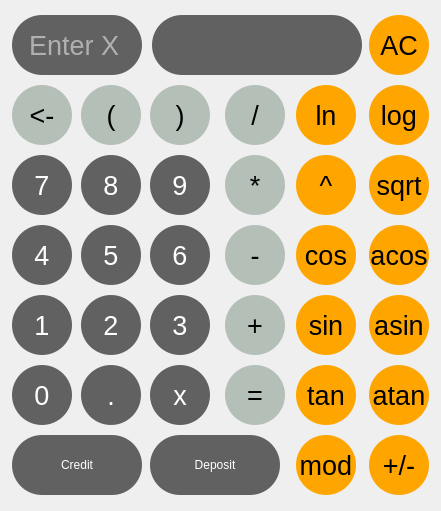
   <widget class="QWidget" name="gridLayoutWidget_7">
    <property name="geometry">
     <rect>
      <x>30</x>
      <y>120</y>
      <width>441</width>
      <height>511</height>
     </rect>
    </property>
    <layout class="QGridLayout" name="gridLayout_7">
     <item row="2" column="1">
      <widget class="QPushButton" name="pushButton_8">
       <property name="enabled">
        <bool>true</bool>
       </property>
       <property name="font">
        <font>
         <pointsize>20</pointsize>
        </font>
       </property>
       <property name="styleSheet">
        <string notr="true">QPushButton {
background-color: rgb(98, 97, 98);
 color: white;
 border-radius:30px;
 max-width:60px;
 max-height:60px;
 min-width:60px;
 min-height:60px;
}

QPushButton:pressed {
    padding-top: 3px;
    padding-left: 3px;
    background-color: rgb(65, 65, 66)
}</string>
       </property>
       <property name="text">
        <string>8</string>
       </property>
       <property name="iconSize">
        <size>
         <width>10</width>
         <height>10</height>
        </size>
       </property>
      </widget>
     </item>
     <item row="4" column="4">
      <widget class="QPushButton" name="pushButton_sin">
       <property name="enabled">
        <bool>true</bool>
       </property>
       <property name="font">
        <font>
         <pointsize>20</pointsize>
        </font>
       </property>
       <property name="styleSheet">
        <string notr="true">QPushButton {
 background-color: orange;
 color: black;
 border-radius:30px;
 max-width:60px;
 max-height:60px;
 min-width:60px;
 min-height:60px;
}

QPushButton:pressed {
    padding-top: 3px;
    padding-left: 3px;
    background-color: rgb(217, 130, 17)
}</string>
       </property>
       <property name="text">
        <string>sin</string>
       </property>
       <property name="iconSize">
        <size>
         <width>10</width>
         <height>10</height>
        </size>
       </property>
      </widget>
     </item>
     <item row="5" column="0">
      <widget class="QPushButton" name="pushButton_0">
       <property name="enabled">
        <bool>true</bool>
       </property>
       <property name="font">
        <font>
         <pointsize>20</pointsize>
        </font>
       </property>
       <property name="styleSheet">
        <string notr="true">QPushButton {
 background-color: rgb(98, 97, 98);
 color: white;
 border-radius:30px;
 max-width:60px;
 max-height:60px;
 min-width:60px;
 min-height:60px;
}

QPushButton:pressed {
    padding-top: 3px;
    padding-left: 3px;
    background-color: rgb(65, 65, 66)
}</string>
       </property>
       <property name="text">
        <string>0</string>
       </property>
       <property name="iconSize">
        <size>
         <width>10</width>
         <height>10</height>
        </size>
       </property>
      </widget>
     </item>
     <item row="1" column="5">
      <widget class="QPushButton" name="pushButton_log">
       <property name="enabled">
        <bool>true</bool>
       </property>
       <property name="font">
        <font>
         <pointsize>20</pointsize>
        </font>
       </property>
       <property name="styleSheet">
        <string notr="true">QPushButton {
 background-color: orange;
 color: black;
 border-radius:30px;
 max-width:60px;
 max-height:60px;
 min-width:60px;
 min-height:60px;
}

QPushButton:pressed {
    padding-top: 3px;
    padding-left: 3px;
    background-color: rgb(217, 130, 17)
}</string>
       </property>
       <property name="text">
        <string>log</string>
       </property>
       <property name="iconSize">
        <size>
         <width>10</width>
         <height>10</height>
        </size>
       </property>
      </widget>
     </item>
     <item row="5" column="5">
      <widget class="QPushButton" name="pushButton_atan">
       <property name="enabled">
        <bool>true</bool>
       </property>
       <property name="font">
        <font>
         <pointsize>20</pointsize>
        </font>
       </property>
       <property name="styleSheet">
        <string notr="true">QPushButton {
 background-color: orange;
 color: black;
 border-radius:30px;
 max-width:60px;
 max-height:60px;
 min-width:60px;
 min-height:60px;
}

QPushButton:pressed {
    padding-top: 3px;
    padding-left: 3px;
    background-color: rgb(217, 130, 17)
}</string>
       </property>
       <property name="text">
        <string>atan</string>
       </property>
       <property name="iconSize">
        <size>
         <width>10</width>
         <height>10</height>
        </size>
       </property>
      </widget>
     </item>
     <item row="4" column="0">
      <widget class="QPushButton" name="pushButton_1">
       <property name="enabled">
        <bool>true</bool>
       </property>
       <property name="font">
        <font>
         <pointsize>20</pointsize>
        </font>
       </property>
       <property name="styleSheet">
        <string notr="true">QPushButton {
background-color: rgb(98, 97, 98);
 color: white;;
 border-radius:30px;
 max-width:60px;
 max-height:60px;
 min-width:60px;
 min-height:60px;
}

QPushButton:pressed {
    padding-top: 3px;
    padding-left: 3px;
    background-color: rgb(65, 65, 66)
}</string>
       </property>
       <property name="text">
        <string>1</string>
       </property>
       <property name="iconSize">
        <size>
         <width>10</width>
         <height>10</height>
        </size>
       </property>
      </widget>
     </item>
     <item row="3" column="1">
      <widget class="QPushButton" name="pushButton_5">
       <property name="enabled">
        <bool>true</bool>
       </property>
       <property name="font">
        <font>
         <pointsize>20</pointsize>
        </font>
       </property>
       <property name="styleSheet">
        <string notr="true">QPushButton {
background-color: rgb(98, 97, 98);
 color: white;
 border-radius:30px;
 max-width:60px;
 max-height:60px;
 min-width:60px;
 min-height:60px;
}

QPushButton:pressed {
    padding-top: 3px;
    padding-left: 3px;
    background-color: rgb(65, 65, 66)
}</string>
       </property>
       <property name="text">
        <string>5</string>
       </property>
       <property name="iconSize">
        <size>
         <width>10</width>
         <height>10</height>
        </size>
       </property>
      </widget>
     </item>
     <item row="5" column="1">
      <widget class="QPushButton" name="pushButton_point">
       <property name="enabled">
        <bool>true</bool>
       </property>
       <property name="font">
        <font>
         <pointsize>20</pointsize>
        </font>
       </property>
       <property name="styleSheet">
        <string notr="true">QPushButton {
background-color: rgb(98, 97, 98);
 color: white;;
 border-radius:30px;
 max-width:60px;
 max-height:60px;
 min-width:60px;
 min-height:60px;
}

QPushButton:pressed {
    padding-top: 3px;
    padding-left: 3px;
    background-color: rgb(65, 65, 66)
}</string>
       </property>
       <property name="text">
        <string>.</string>
       </property>
       <property name="iconSize">
        <size>
         <width>10</width>
         <height>10</height>
        </size>
       </property>
      </widget>
     </item>
     <item row="2" column="5">
      <widget class="QPushButton" name="pushButton_sqrt">
       <property name="enabled">
        <bool>true</bool>
       </property>
       <property name="font">
        <font>
         <pointsize>20</pointsize>
        </font>
       </property>
       <property name="styleSheet">
        <string notr="true">QPushButton {
 background-color: orange;
 color: black;
 border-radius:30px;
 max-width:60px;
 max-height:60px;
 min-width:60px;
 min-height:60px;
}

QPushButton:pressed {
    padding-top: 3px;
    padding-left: 3px;
    background-color: rgb(217, 130, 17)
}</string>
       </property>
       <property name="text">
        <string>sqrt</string>
       </property>
       <property name="iconSize">
        <size>
         <width>10</width>
         <height>10</height>
        </size>
       </property>
      </widget>
     </item>
     <item row="4" column="1">
      <widget class="QPushButton" name="pushButton_2">
       <property name="enabled">
        <bool>true</bool>
       </property>
       <property name="font">
        <font>
         <pointsize>20</pointsize>
        </font>
       </property>
       <property name="styleSheet">
        <string notr="true">QPushButton {
background-color: rgb(98, 97, 98);
 color: white;;
 border-radius:30px;
 max-width:60px;
 max-height:60px;
 min-width:60px;
 min-height:60px;
}

QPushButton:pressed {
    padding-top: 3px;
    padding-left: 3px;
    background-color: rgb(65, 65, 66)
}</string>
       </property>
       <property name="text">
        <string>2</string>
       </property>
       <property name="iconSize">
        <size>
         <width>10</width>
         <height>10</height>
        </size>
       </property>
      </widget>
     </item>
     <item row="3" column="2">
      <widget class="QPushButton" name="pushButton_6">
       <property name="enabled">
        <bool>true</bool>
       </property>
       <property name="font">
        <font>
         <pointsize>20</pointsize>
        </font>
       </property>
       <property name="styleSheet">
        <string notr="true">QPushButton {
background-color: rgb(98, 97, 98);
 color: white;
 border-radius:30px;
 max-width:60px;
 max-height:60px;
 min-width:60px;
 min-height:60px;
}

QPushButton:pressed {
    padding-top: 3px;
    padding-left: 3px;
    background-color: rgb(65, 65, 66)
}</string>
       </property>
       <property name="text">
        <string>6</string>
       </property>
       <property name="iconSize">
        <size>
         <width>10</width>
         <height>10</height>
        </size>
       </property>
      </widget>
     </item>
     <item row="3" column="4">
      <widget class="QPushButton" name="pushButton_cos">
       <property name="enabled">
        <bool>true</bool>
       </property>
       <property name="font">
        <font>
         <pointsize>20</pointsize>
        </font>
       </property>
       <property name="styleSheet">
        <string notr="true">QPushButton {
 background-color: orange;
 color: black;
 border-radius:30px;
 max-width:60px;
 max-height:60px;
 min-width:60px;
 min-height:60px;
}

QPushButton:pressed {
    padding-top: 3px;
    padding-left: 3px;
    background-color: rgb(217, 130, 17)
}</string>
       </property>
       <property name="text">
        <string>cos</string>
       </property>
       <property name="iconSize">
        <size>
         <width>10</width>
         <height>10</height>
        </size>
       </property>
      </widget>
     </item>
     <item row="0" column="5">
      <widget class="QPushButton" name="pushButton_AC">
       <property name="enabled">
        <bool>true</bool>
       </property>
       <property name="font">
        <font>
         <pointsize>20</pointsize>
        </font>
       </property>
       <property name="styleSheet">
        <string notr="true">QPushButton {
 background-color: orange;
 color: black;
 border-radius:30px;
 max-width:60px;
 max-height:60px;
 min-width:60px;
 min-height:60px;
}

QPushButton:pressed {
    padding-top: 3px;
    padding-left: 3px;
    background-color: rgb(217, 130, 17)
}</string>
       </property>
       <property name="text">
        <string>AC</string>
       </property>
       <property name="iconSize">
        <size>
         <width>10</width>
         <height>10</height>
        </size>
       </property>
      </widget>
     </item>
     <item row="2" column="2">
      <widget class="QPushButton" name="pushButton_9">
       <property name="enabled">
        <bool>true</bool>
       </property>
       <property name="font">
        <font>
         <pointsize>20</pointsize>
        </font>
       </property>
       <property name="styleSheet">
        <string notr="true">QPushButton {
background-color: rgb(98, 97, 98);
 color: white;
 border-radius:30px;
 max-width:60px;
 max-height:60px;
 min-width:60px;
 min-height:60px;
}

QPushButton:pressed {
    padding-top: 3px;
    padding-left: 3px;
    background-color: rgb(65, 65, 66)
}</string>
       </property>
       <property name="text">
        <string>9</string>
       </property>
       <property name="iconSize">
        <size>
         <width>10</width>
         <height>10</height>
        </size>
       </property>
      </widget>
     </item>
     <item row="1" column="3">
      <widget class="QPushButton" name="pushButton_div">
       <property name="enabled">
        <bool>true</bool>
       </property>
       <property name="font">
        <font>
         <pointsize>20</pointsize>
        </font>
       </property>
       <property name="styleSheet">
        <string notr="true">QPushButton {
 background-color: rgb(179, 191, 183);
 color: black;
 border-radius:30px;
 max-width:60px;
 max-height:60px;
 min-width:60px;
 min-height:60px;
}

QPushButton:pressed {
    padding-top: 3px;
    padding-left: 3px;
    background-color: rgb(169, 167, 170)
}</string>
       </property>
       <property name="text">
        <string>/</string>
       </property>
       <property name="iconSize">
        <size>
         <width>10</width>
         <height>10</height>
        </size>
       </property>
      </widget>
     </item>
     <item row="6" column="4">
      <widget class="QPushButton" name="pushButton_mod">
       <property name="enabled">
        <bool>true</bool>
       </property>
       <property name="font">
        <font>
         <pointsize>20</pointsize>
        </font>
       </property>
       <property name="styleSheet">
        <string notr="true">QPushButton {
 background-color: orange;
 color: black;
 border-radius:30px;
 max-width:60px;
 max-height:60px;
 min-width:60px;
 min-height:60px;
}

QPushButton:pressed {
    padding-top: 3px;
    padding-left: 3px;
    background-color: rgb(217, 130, 17)
}</string>
       </property>
       <property name="text">
        <string>mod</string>
       </property>
       <property name="iconSize">
        <size>
         <width>10</width>
         <height>10</height>
        </size>
       </property>
      </widget>
     </item>
     <item row="1" column="1">
      <widget class="QPushButton" name="pushButton_opening_bracket">
       <property name="enabled">
        <bool>true</bool>
       </property>
       <property name="font">
        <font>
         <pointsize>20</pointsize>
        </font>
       </property>
       <property name="styleSheet">
        <string notr="true">QPushButton {
 background-color: rgb(179, 191, 183);
 color: black;
 border-radius:30px;
 max-width:60px;
 max-height:60px;
 min-width:60px;
 min-height:60px;
}

QPushButton:pressed {
    padding-top: 3px;
    padding-left: 3px;
    background-color: rgb(169, 167, 170)
}</string>
       </property>
       <property name="text">
        <string>(</string>
       </property>
       <property name="iconSize">
        <size>
         <width>10</width>
         <height>10</height>
        </size>
       </property>
      </widget>
     </item>
     <item row="4" column="3">
      <widget class="QPushButton" name="pushButton_plus">
       <property name="enabled">
        <bool>true</bool>
       </property>
       <property name="font">
        <font>
         <pointsize>20</pointsize>
        </font>
       </property>
       <property name="styleSheet">
        <string notr="true">QPushButton {
 background-color: rgb(179, 191, 183);
 color: black;
 border-radius:30px;
 max-width:60px;
 max-height:60px;
 min-width:60px;
 min-height:60px;
}

QPushButton:pressed {
    padding-top: 3px;
    padding-left: 3px;
    background-color: rgb(169, 167, 170)
}</string>
       </property>
       <property name="text">
        <string>+</string>
       </property>
       <property name="iconSize">
        <size>
         <width>10</width>
         <height>10</height>
        </size>
       </property>
      </widget>
     </item>
     <item row="5" column="4">
      <widget class="QPushButton" name="pushButton_tan">
       <property name="enabled">
        <bool>true</bool>
       </property>
       <property name="font">
        <font>
         <pointsize>20</pointsize>
        </font>
       </property>
       <property name="styleSheet">
        <string notr="true">QPushButton {
 background-color: orange;
 color: black;
 border-radius:30px;
 max-width:60px;
 max-height:60px;
 min-width:60px;
 min-height:60px;
}

QPushButton:pressed {
    padding-top: 3px;
    padding-left: 3px;
    background-color: rgb(217, 130, 17)
}</string>
       </property>
       <property name="text">
        <string>tan</string>
       </property>
       <property name="iconSize">
        <size>
         <width>10</width>
         <height>10</height>
        </size>
       </property>
      </widget>
     </item>
     <item row="2" column="3">
      <widget class="QPushButton" name="pushButton_mul">
       <property name="enabled">
        <bool>true</bool>
       </property>
       <property name="font">
        <font>
         <pointsize>20</pointsize>
        </font>
       </property>
       <property name="styleSheet">
        <string notr="true">QPushButton {
 background-color: rgb(179, 191, 183);
 color: black;
 border-radius:30px;
 max-width:60px;
 max-height:60px;
 min-width:60px;
 min-height:60px;
}

QPushButton:pressed {
    padding-top: 3px;
    padding-left: 3px;
    background-color: rgb(169, 167, 170)
}</string>
       </property>
       <property name="text">
        <string>*</string>
       </property>
       <property name="iconSize">
        <size>
         <width>10</width>
         <height>10</height>
        </size>
       </property>
      </widget>
     </item>
     <item row="3" column="3">
      <widget class="QPushButton" name="pushButton_minus">
       <property name="enabled">
        <bool>true</bool>
       </property>
       <property name="font">
        <font>
         <pointsize>20</pointsize>
        </font>
       </property>
       <property name="styleSheet">
        <string notr="true">QPushButton {
 background-color: rgb(179, 191, 183);
 color: black;
 border-radius:30px;
 max-width:60px;
 max-height:60px;
 min-width:60px;
 min-height:60px;
}

QPushButton:pressed {
    padding-top: 3px;
    padding-left: 3px;
    background-color: rgb(169, 167, 170)
}</string>
       </property>
       <property name="text">
        <string>-</string>
       </property>
       <property name="iconSize">
        <size>
         <width>10</width>
         <height>10</height>
        </size>
       </property>
      </widget>
     </item>
     <item row="5" column="2">
      <widget class="QPushButton" name="pushButton_x">
       <property name="enabled">
        <bool>true</bool>
       </property>
       <property name="font">
        <font>
         <pointsize>20</pointsize>
        </font>
       </property>
       <property name="styleSheet">
        <string notr="true">QPushButton {
background-color: rgb(98, 97, 98);
 color: white;
 border-radius:30px;
 max-width:60px;
 max-height:60px;
 min-width:60px;
 min-height:60px;
}

QPushButton:pressed {
    padding-top: 3px;
    padding-left: 3px;
    background-color: rgb(65, 65, 66)
}</string>
       </property>
       <property name="text">
        <string>x</string>
       </property>
       <property name="iconSize">
        <size>
         <width>10</width>
         <height>10</height>
        </size>
       </property>
      </widget>
     </item>
     <item row="0" column="2" colspan="3">
      <layout class="QVBoxLayout" name="verticalLayout">
       <item>
        <widget class="QLabel" name="label_for_res">
         <property name="font">
          <font>
           <pointsize>20</pointsize>
          </font>
         </property>
         <property name="layoutDirection">
          <enum>Qt::RightToLeft</enum>
         </property>
         <property name="styleSheet">
          <string notr="true">QLabel {
background-color: rgb(98, 97, 98);
 color: white;
 border-radius:30px;
 max-width:210px;
 max-height:60px;
 min-width:210px;
 min-height:60px;
}</string>
         </property>
         <property name="text">
          <string/>
         </property>
         <property name="alignment">
          <set>Qt::AlignRight|Qt::AlignTrailing|Qt::AlignVCenter</set>
         </property>
         <property name="margin">
          <number>10</number>
         </property>
         <property name="indent">
          <number>0</number>
         </property>
        </widget>
       </item>
      </layout>
     </item>
     <item row="1" column="0">
      <widget class="QPushButton" name="pushButton_backspace">
       <property name="enabled">
        <bool>true</bool>
       </property>
       <property name="font">
        <font>
         <pointsize>20</pointsize>
        </font>
       </property>
       <property name="styleSheet">
        <string notr="true">QPushButton {
 background-color: rgb(179, 191, 183);
 color: black;
 border-radius:30px;
 max-width:60px;
 max-height:60px;
 min-width:60px;
 min-height:60px;
}

QPushButton:pressed {
    padding-top: 3px;
    padding-left: 3px;
    background-color: rgb(169, 167, 170)
}</string>
       </property>
       <property name="text">
        <string>&lt;-</string>
       </property>
       <property name="iconSize">
        <size>
         <width>10</width>
         <height>10</height>
        </size>
       </property>
      </widget>
     </item>
     <item row="5" column="3">
      <widget class="QPushButton" name="pushButton_equally">
       <property name="enabled">
        <bool>true</bool>
       </property>
       <property name="font">
        <font>
         <pointsize>20</pointsize>
        </font>
       </property>
       <property name="styleSheet">
        <string notr="true">QPushButton {
 background-color: rgb(179, 191, 183);
 color: black;
 border-radius:30px;
 max-width:60px;
 max-height:60px;
 min-width:60px;
 min-height:60px;
}

QPushButton:pressed {
    padding-top: 3px;
    padding-left: 3px;
    background-color: rgb(169, 167, 170)
}</string>
       </property>
       <property name="text">
        <string>=</string>
       </property>
       <property name="iconSize">
        <size>
         <width>10</width>
         <height>10</height>
        </size>
       </property>
      </widget>
     </item>
     <item row="2" column="0">
      <widget class="QPushButton" name="pushButton_7">
       <property name="enabled">
        <bool>true</bool>
       </property>
       <property name="font">
        <font>
         <pointsize>20</pointsize>
        </font>
       </property>
       <property name="styleSheet">
        <string notr="true">QPushButton {
background-color: rgb(98, 97, 98);
 color: white;
 border-radius:30px;
 max-width:60px;
 max-height:60px;
 min-width:60px;
 min-height:60px;
}

QPushButton:pressed {
    padding-top: 3px;
    padding-left: 3px;
    background-color: rgb(65, 65, 66)
}</string>
       </property>
       <property name="text">
        <string>7</string>
       </property>
       <property name="iconSize">
        <size>
         <width>10</width>
         <height>10</height>
        </size>
       </property>
      </widget>
     </item>
     <item row="3" column="0">
      <widget class="QPushButton" name="pushButton_4">
       <property name="enabled">
        <bool>true</bool>
       </property>
       <property name="font">
        <font>
         <pointsize>20</pointsize>
        </font>
       </property>
       <property name="styleSheet">
        <string notr="true">QPushButton {
background-color: rgb(98, 97, 98);
 color: white;
 border-radius:30px;
 max-width:60px;
 max-height:60px;
 min-width:60px;
 min-height:60px;
}

QPushButton:pressed {
    padding-top: 3px;
    padding-left: 3px;
    background-color: rgb(65, 65, 66)
}</string>
       </property>
       <property name="text">
        <string>4</string>
       </property>
       <property name="iconSize">
        <size>
         <width>10</width>
         <height>10</height>
        </size>
       </property>
      </widget>
     </item>
     <item row="0" column="0" colspan="2">
      <layout class="QHBoxLayout" name="horizontalLayout">
       <item>
        <widget class="QLineEdit" name="Enter_X">
         <property name="enabled">
          <bool>true</bool>
         </property>
         <property name="sizeIncrement">
          <size>
           <width>2</width>
           <height>2</height>
          </size>
         </property>
         <property name="baseSize">
          <size>
           <width>10</width>
           <height>10</height>
          </size>
         </property>
         <property name="font">
          <font>
           <pointsize>20</pointsize>
          </font>
         </property>
         <property name="layoutDirection">
          <enum>Qt::RightToLeft</enum>
         </property>
         <property name="styleSheet">
          <string notr="true">QLineEdit {
background-color: rgb(98, 97, 98);
 color: white;;
 border-radius:30px;
 max-width:130px;
 max-height:60px;
 min-width:130px;
 min-height:60px;
}

</string>
         </property>
         <property name="text">
          <string/>
         </property>
         <property name="placeholderText">
          <string>  Enter X</string>
         </property>
        </widget>
       </item>
      </layout>
     </item>
     <item row="4" column="2">
      <widget class="QPushButton" name="pushButton_3">
       <property name="enabled">
        <bool>true</bool>
       </property>
       <property name="font">
        <font>
         <pointsize>20</pointsize>
        </font>
       </property>
       <property name="styleSheet">
        <string notr="true">QPushButton {
background-color: rgb(98, 97, 98);
 color: white;
 border-radius:30px;
 max-width:60px;
 max-height:60px;
 min-width:60px;
 min-height:60px;
}

QPushButton:pressed {
    padding-top: 3px;
    padding-left: 3px;
    background-color: rgb(65, 65, 66)
}</string>
       </property>
       <property name="text">
        <string>3</string>
       </property>
       <property name="iconSize">
        <size>
         <width>10</width>
         <height>10</height>
        </size>
       </property>
      </widget>
     </item>
     <item row="2" column="4">
      <widget class="QPushButton" name="pushButton_scale">
       <property name="enabled">
        <bool>true</bool>
       </property>
       <property name="font">
        <font>
         <pointsize>20</pointsize>
        </font>
       </property>
       <property name="styleSheet">
        <string notr="true">QPushButton {
 background-color: orange;
 color: black;
 border-radius:30px;
 max-width:60px;
 max-height:60px;
 min-width:60px;
 min-height:60px;
}

QPushButton:pressed {
    padding-top: 3px;
    padding-left: 3px;
    background-color: rgb(217, 130, 17)
}</string>
       </property>
       <property name="text">
        <string>^</string>
       </property>
       <property name="iconSize">
        <size>
         <width>10</width>
         <height>10</height>
        </size>
       </property>
      </widget>
     </item>
     <item row="6" column="5">
      <widget class="QPushButton" name="pushButton_unary_plus_minus">
       <property name="enabled">
        <bool>true</bool>
       </property>
       <property name="font">
        <font>
         <pointsize>20</pointsize>
        </font>
       </property>
       <property name="styleSheet">
        <string notr="true">QPushButton {
 background-color: orange;
 color: black;
 border-radius:30px;
 max-width:60px;
 max-height:60px;
 min-width:60px;
 min-height:60px;
}

QPushButton:pressed {
    padding-top: 3px;
    padding-left: 3px;
    background-color: rgb(217, 130, 17)
}</string>
       </property>
       <property name="text">
        <string>+/-</string>
       </property>
       <property name="iconSize">
        <size>
         <width>10</width>
         <height>10</height>
        </size>
       </property>
      </widget>
     </item>
     <item row="3" column="5">
      <widget class="QPushButton" name="pushButton_acos">
       <property name="enabled">
        <bool>true</bool>
       </property>
       <property name="font">
        <font>
         <pointsize>20</pointsize>
        </font>
       </property>
       <property name="styleSheet">
        <string notr="true">QPushButton {
 background-color: orange;
 color: black;
 border-radius:30px;
 max-width:60px;
 max-height:60px;
 min-width:60px;
 min-height:60px;
}

QPushButton:pressed {
    padding-top: 3px;
    padding-left: 3px;
    background-color: rgb(217, 130, 17)
}</string>
       </property>
       <property name="text">
        <string>acos</string>
       </property>
       <property name="iconSize">
        <size>
         <width>10</width>
         <height>10</height>
        </size>
       </property>
      </widget>
     </item>
     <item row="1" column="4">
      <widget class="QPushButton" name="pushButton_ln">
       <property name="enabled">
        <bool>true</bool>
       </property>
       <property name="font">
        <font>
         <pointsize>20</pointsize>
        </font>
       </property>
       <property name="styleSheet">
        <string notr="true">QPushButton {
 background-color: orange;
 color: black;
 border-radius:30px;
 max-width:60px;
 max-height:60px;
 min-width:60px;
 min-height:60px;
}

QPushButton:pressed {
    padding-top: 3px;
    padding-left: 3px;
    background-color: rgb(217, 130, 17)
}</string>
       </property>
       <property name="text">
        <string>ln</string>
       </property>
       <property name="iconSize">
        <size>
         <width>10</width>
         <height>10</height>
        </size>
       </property>
      </widget>
     </item>
     <item row="4" column="5">
      <widget class="QPushButton" name="pushButton_asin">
       <property name="enabled">
        <bool>true</bool>
       </property>
       <property name="font">
        <font>
         <pointsize>20</pointsize>
        </font>
       </property>
       <property name="styleSheet">
        <string notr="true">QPushButton {
 background-color: orange;
 color: black;
 border-radius:30px;
 max-width:60px;
 max-height:60px;
 min-width:60px;
 min-height:60px;
}

QPushButton:pressed {
    padding-top: 3px;
    padding-left: 3px;
    background-color: rgb(217, 130, 17)
}</string>
       </property>
       <property name="text">
        <string>asin</string>
       </property>
       <property name="iconSize">
        <size>
         <width>10</width>
         <height>10</height>
        </size>
       </property>
      </widget>
     </item>
     <item row="6" column="0" colspan="2">
      <widget class="QPushButton" name="credit">
       <property name="styleSheet">
        <string notr="true">QPushButton {
background-color: rgb(98, 97, 98);
 color: white;;
 border-radius:30px;
 max-width:130px;
 max-height:60px;
 min-width:130px;
 min-height:60px;
}

QPushButton:pressed {
    padding-top: 3px;
    padding-left: 3px;
    background-color: rgb(65, 65, 66)
}</string>
       </property>
       <property name="text">
        <string>Credit</string>
       </property>
      </widget>
     </item>
     <item row="6" column="2" colspan="2">
      <widget class="QPushButton" name="deposit">
       <property name="styleSheet">
        <string notr="true">QPushButton {
background-color: rgb(98, 97, 98);
 color: white;
 border-radius:30px;
 max-width:130px;
 max-height:60px;
 min-width:130px;
 min-height:60px;
}

QPushButton:pressed {
    padding-top: 3px;
    padding-left: 3px;
    background-color: rgb(65, 65, 66)
}</string>
       </property>
       <property name="text">
        <string>Deposit</string>
       </property>
      </widget>
     </item>
     <item row="1" column="2">
      <widget class="QPushButton" name="pushButton_closing_bracket">
       <property name="enabled">
        <bool>true</bool>
       </property>
       <property name="font">
        <font>
         <pointsize>20</pointsize>
        </font>
       </property>
       <property name="styleSheet">
        <string notr="true">QPushButton {
 background-color: rgb(179, 191, 183);
 color: black;
 border-radius:30px;
 max-width:60px;
 max-height:60px;
 min-width:60px;
 min-height:60px;
}

QPushButton:pressed {
    padding-top: 3px;
    padding-left: 3px;
    background-color: rgb(169, 167, 170)
}</string>
       </property>
       <property name="text">
        <string>)</string>
       </property>
       <property name="iconSize">
        <size>
         <width>10</width>
         <height>10</height>
        </size>
       </property>
      </widget>
     </item>
    </layout>
   </widget>
